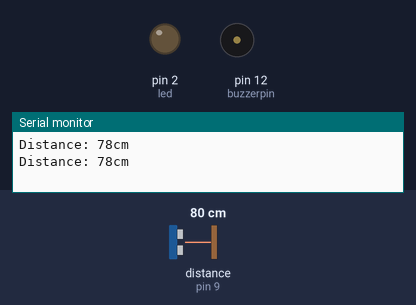
The sketch below on a simulated Arduino Uno, built with avr-gcc and run on an emulated ATmega328P. Parts: output pins drawn as LEDs (lit = HIGH), buzzer (waves = sounding), the last lines printed to the serial monitor. Wiring (inferred from the names in the program): ultrasonic range finder: trigger pin 10; echo pin 9. The inputs (shaded band) are chosen by the test bench; at power-on: distance to the obstacle (sensor on pin 9) 80 cm. The echo pulse lasts 58.3 µs per cm; pins used as bus, display or sensor lines are not drawn.

Above: at 2.3 s.
2.4 s: distance to the obstacle (sensor on pin 9) set to 97 cm
4.5 s: distance to the obstacle (sensor on pin 9) set to 106 cm
At 5.9 s:
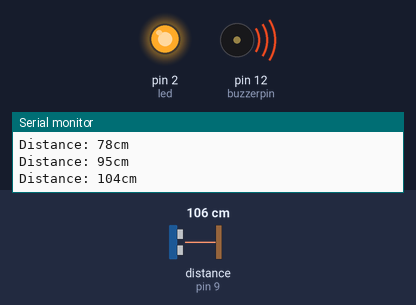
6.6 s: distance to the obstacle (sensor on pin 9) set to 2 cm
At 8.5 s:
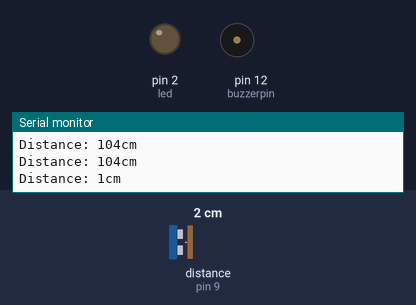
9.0 s: distance to the obstacle (sensor on pin 9) set to 120 cm
At 9.9 s:
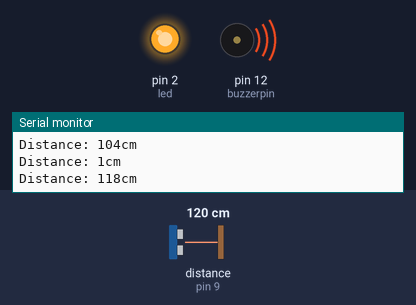
Timing chart, 0 to 12.0 s (numbered marks = the images above; inputs shaded):
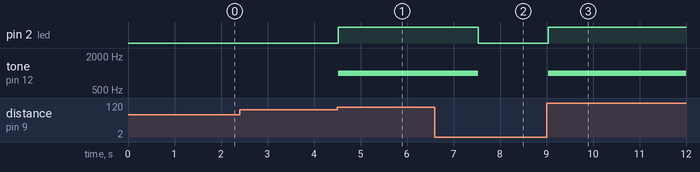

The sketch:

Ultrasonic_Sensor_with_Buzzer.ino
```cpp
// C++ code
//
int trig=10;
int echo=9;
int buzzerpin=12;
int led=2;
long duration;
int distance;
void setup() {
  Serial.begin(9600);
  pinMode(trig,OUTPUT);
  pinMode(echo,INPUT);
  pinMode(buzzerpin,OUTPUT);
  pinMode(led,OUTPUT);
}
void loop() {
  digitalWrite(trig,LOW);
  delayMicroseconds(2);
  digitalWrite(trig,HIGH);
  delayMicroseconds(10);
  digitalWrite(trig,LOW);
  duration=pulseIn(echo,HIGH);
  distance=duration*0.034/2.0;
  Serial.print("Distance: ");
  Serial.print(distance);
  Serial.println("cm");
  if (distance>=100)
  {
    digitalWrite(led,HIGH);
    tone(buzzerpin,1000);
    delay(1000);
  }
  else
  {
    digitalWrite(led,LOW);
    noTone(buzzerpin);
    delay(1000);
  }
  delay(500);
}
```

Measured:
- the behaviour switches between 101 and 102 cm on distance to the obstacle (sensor on pin 9) (found by bisection; images 0 and 1)
- after the input at 4.5 s, pin 2 (led): LOW → HIGH at once; tone on pin 12 (buzzerpin): silent → 1000 Hz at once
- after the input at 6.6 s, pin 2 (led): HIGH → LOW after 0.93 s; tone on pin 12 (buzzerpin): 1000 Hz → silent after 0.93 s
- after the input at 9.0 s, pin 2 (led): LOW → HIGH at once; tone on pin 12 (buzzerpin): silent → 1000 Hz at once
